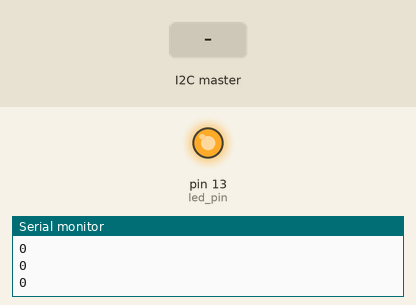
Bench run of a sketch on a simulated Arduino Nano, built with avr-gcc and run on an emulated ATmega328P. On the bench: output pins drawn as LEDs (lit = HIGH), the last lines printed to the serial monitor. The inputs (shaded band) are chosen by the test bench.

Above: at 1.2 s.
1.3 s: the I2C master sends "c"
At 2.1 s:
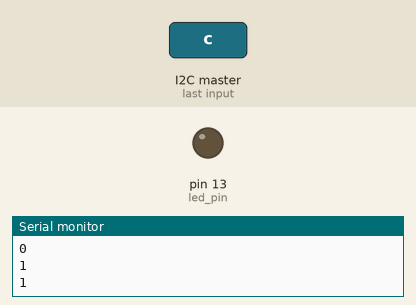
Timing chart, 0 to 4.3 s (numbered marks = the images above; inputs shaded):
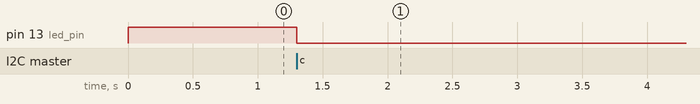

Measured:
- after the input at 1.3 s, pin 13 (led_pin): HIGH → LOW at once

The sketch:

nano_slave_receiver.ino
```cpp
// Ported from Tinywire Libarry
// https://github.com/lucullusTheOnly/TinyWire

#include <Wire.h>

#define led_pin 13  // for nano

byte own_address = 10;

volatile char vc ='x';
volatile int count = 0;

void setup() {
	// config led_pin as Output for driving an LED
	pinMode(led_pin, OUTPUT);
  digitalWrite(led_pin,HIGH);

	// config TinyWire library for I2C slave functionality
	Wire.begin( own_address );
	// sets callback for the event of a slave receive
	Wire.onReceive( onI2CReceive );

 Serial.begin(9600);
}

void loop() {
  Serial.println(count);
  delay(500);
}

/*
I2C Slave Receive Callback:
Note that this function is called from an interrupt routine and shouldn't take long to execute
*/
void onI2CReceive(int howMany){
	// loops, until all received bytes are read
 count++;
	while(Wire.available()>0){
		// toggles the led everytime, when an 'a' is received
    vc = Wire.read();
		if(vc =='c') {
		  digitalWrite(led_pin, !digitalRead(led_pin));
		}
	}
}
```
